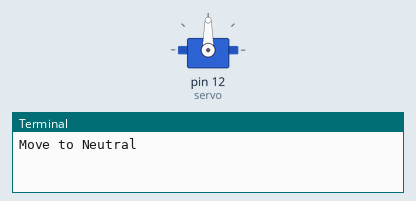
Recording of a program running on a simulated Raspberry Pi (header pin numbers). On the bench: servo, the last lines printed to the terminal. Servo angles are drawn from the pulse width (0.5 ms = 0°, 2.5 ms = 180°).

Above: at 0.05 s.
At 2.0 s:
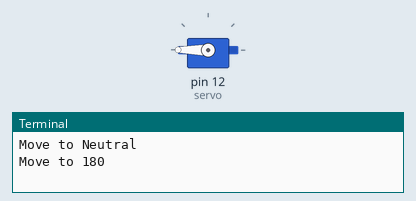
Timing chart, 0 to 4.6 s (numbered marks = the images above):
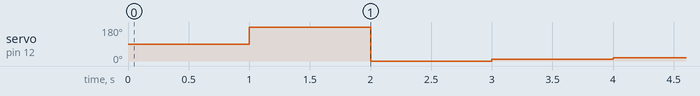

The program:

servo3.1.py
```python
import RPi.GPIO as GPIO
import time

GPIO.setmode(GPIO.BOARD)
# Connect to pin 12 not GPIO 12
servo = 12

GPIO.setup(servo, GPIO.OUT)

p = GPIO.PWM(servo, 50)
p.start(7.5)

try:
    while True:
        print "Move to Neutral"
        p.ChangeDutyCycle(7.5)
        time.sleep(1)
        print "Move to 180"
        p.ChangeDutyCycle(12.5)
        time.sleep(1)
        print "Move to 0"
        p.ChangeDutyCycle(2.5)
        time.sleep(1)

        print "Move to 9"
        p.ChangeDutyCycle(3)
        time.sleep(1)
        print "Move to 18"
        p.ChangeDutyCycle(3.5)
        time.sleep(1)
        print "Move to 27"
        p.ChangeDutyCycle(4)
        time.sleep(1)
        print "Move to 36"
        p.ChangeDutyCycle(4.5)
        time.sleep(1)
        print "Move to 45"
        p.ChangeDutyCycle(5)
        time.sleep(1)
        print "Move to 54"
        p.ChangeDutyCycle(5.5)
        time.sleep(1)
        print "Move to 63"
        p.ChangeDutyCycle(6)
        time.sleep(1)
        print "Move to 72"
        p.ChangeDutyCycle(6.5)
        time.sleep(1)
        print "Move to 81"
        p.ChangeDutyCycle(7)
        time.sleep(1)

        print "Move to Neutral"
        p.ChangeDutyCycle(7.5)
        time.sleep(1)

        print "Move to 99"
        p.ChangeDutyCycle(8)
        time.sleep(1)
        print "Move to 108"
        p.ChangeDutyCycle(8.5)
        time.sleep(1)
        print "Move to 117"
        p.ChangeDutyCycle(9)
        time.sleep(1)
        print "Move to 126"
        p.ChangeDutyCycle(9.5)
        time.sleep(1)
        print "Move to 135"
        p.ChangeDutyCycle(10)
        time.sleep(1)
        print "Move to 144"
        p.ChangeDutyCycle(10.5)
        time.sleep(1)
        print "Move to 153"
        p.ChangeDutyCycle(11)
        time.sleep(1)
        print "Move to 162"
        p.ChangeDutyCycle(11.5)
        time.sleep(1)
        print "Move to 171"
        p.ChangeDutyCycle(12)
        time.sleep(1)

        print "Move to 180"
        p.ChangeDutyCycle(12.5)
        time.sleep(1)

except KeyboardInterrupt:
    print "stopping program"
    p.stop()

    GPIO.cleanup()
```
